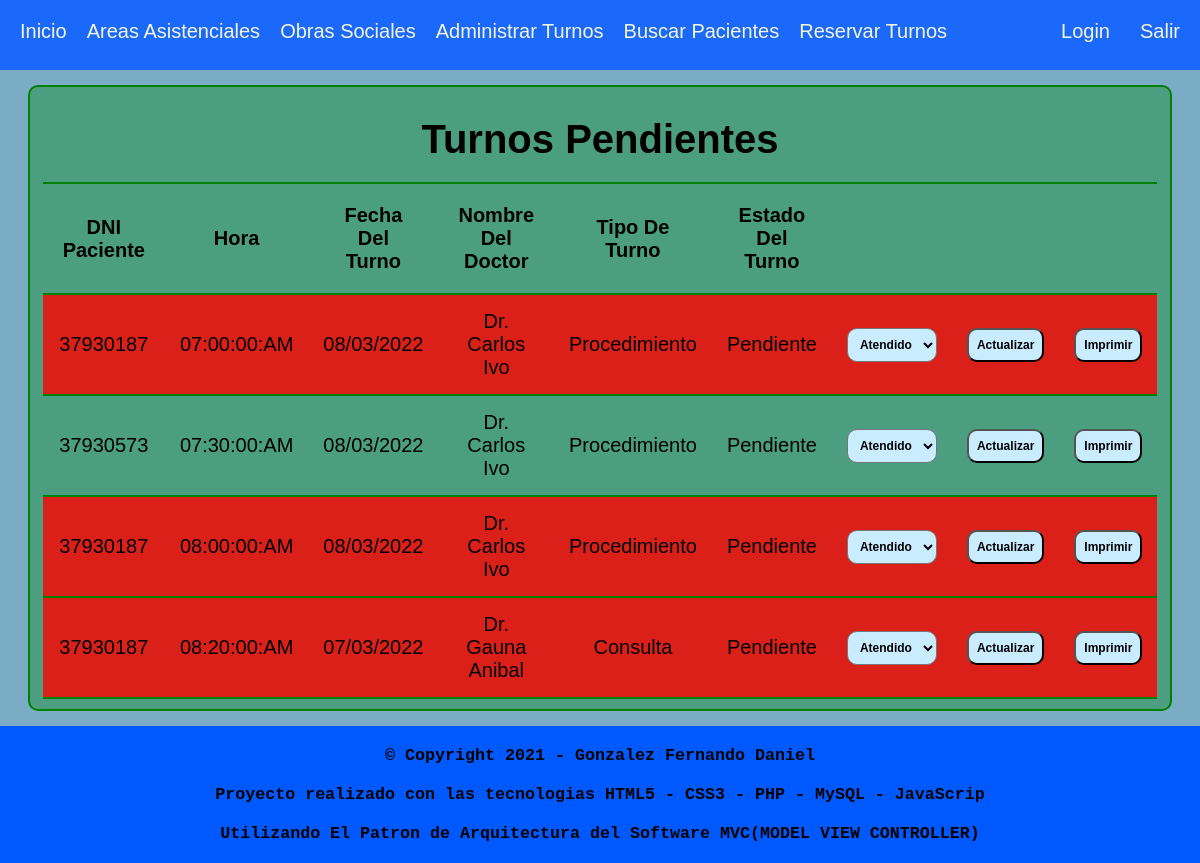
Screenshot of /administrarTurnos (signed in) with the database file from the repository.
### tables this page shows
CREATE TABLE IF NOT EXISTS `turno` (
  `id_turno` int(11) NOT NULL AUTO_INCREMENT,
  `dni_paciente` int(11) NOT NULL,
  `hora` time NOT NULL,
  `fecha_turno` date NOT NULL,
  `fecha_registro` date NOT NULL,
  `estado` varchar(20) DEFAULT NULL,
  `tipo_turno` varchar(80) NOT NULL,
  `matricula_doctor` int(11) NOT NULL,
  PRIMARY KEY (`id_turno`),
  KEY `dni_paciente` (`dni_paciente`)
);

### libs/view.php (called while the page is built, shortened)
<?
    class View{
        public function render($nombre, $datos = []){
            $this->d = $datos;
            require_once 'views/' . $nombre . '.php';
        }
    }
?>

### controllers/administrarTurnos.php (called while the page is built, shortened)
<?
class AdministrarTurnos extends SessionController{
    private $turnos;
    private $cancelaciones;
    public function __construct(){
        $this->setTurnos($this->getTurnosAdministracion());
    }
    public function render(){
        $this->view->render('administracion/index', ['turnosDB'=>$this->getTurnos(), 'usuariosRiesgosos'=>$this->getCancelaciones()
                                                ]);
    }
    public function getTurnos(){return $this->turnos;}
    public function setTurnos($turnos){$this->turnos = $turnos;return $this;}
    public function getCancelaciones(){return $this->cancelaciones;}
    public function setCancelaciones($cancelaciones){$this->cancelaciones = $cancelaciones;return $this;}
}
?>

### index.php (called while the page is built, shortened)
<?
    require_once('libs/database.php');
    require_once('libs/model.php');
    require_once('libs/view.php');
    $app = new App();
?>

### models/turnomodel.php (called while the page is built, shortened)
<?
require_once("models/doctormodel.php");
class TurnoModel extends Model implements IModel{
    private $dniPaciente;
    private $hora;
    private $fechaTurno;
    private $estado;
    private $matriculaDoctor;
    private $tipoTurno;
    public function __construct()
    {
        $this->dniPaciente = 0;
        $this->hora = '';
        $this->fechaTurno = '';
        $this->estado = '';
        $this->matriculaDoctor = 0;
        $this->tipoTurno = '';
    }
    public function getIfExistDoctorNombre($matricula){
        $doctorNombre = new DoctorModel();
        $doctorNombre->getNombreDoctorByMatricula($matricula);
        return $doctorNombre->getNombre()==null || $doctorNombre->getNombre()=='' ? '-':$doctorNombre->getNombre();
    }
    public function getAllPendiente(){
        $items = [];
        try{
            $query = $this->query("SELECT * FROM turno WHERE estado = 'Pendiente'");
            while($point = $query->fetch(PDO::FETCH_ASSOC)){
                $item = new TurnoModel();
                $item->setIdTurno($point['id_turno']);
                $item->setDniPaciente($point['dni_paciente']);
                $item->setFechaTurno($point['fecha_turno']);
                $item->setFechaRegistro($point['fecha_registro']);
                $item->setHora($point['hora']);
                $item->setEstado($point['estado']);
                $item->setMatriculaDoctor($point['matricula_doctor']);
                $item->setTipoTurno($point['tipo_turno']);
                array_push($items, $item);
            }
            return $items;
        }catch(PDOException $e){
            error_log('TURNOMODEL:: GET ALL FUNCTION -> PDOException ' . $e);
            return false;
        }
    }
    public function getEstado(){return $this->estado;}
    public function setEstado($estado){$this->estado = $estado;return $this;}
    public function setFechaRegistro($fechaRegistro){$this->fechaRegistro = $fechaRegistro;return $this;}
    public function getFechaTurno(){
        $fecha = new DateTime($this->fechaTurno);
        return $fecha->format("d/m/Y");}
    public function getFechaTurnoBD(){return $this->fechaTurno;}
    public function setFechaTurno($fechaTurno){$this->fechaTurno = $fechaTurno;return $this;}
    public function getHoraBD(){return $this->hora;}
    public function getHora(){
        $fecha = new DateTime($this->hora);
        return $fecha->format("H:i:s:A");}
    public function setHora($hora){$this->hora = $hora;return $this;}
    public function getDniPaciente(){return $this->dniPaciente;}
    public function setDniPaciente($dniPaciente){$this->dniPaciente = $dniPaciente;return $this;}
    public function setIdTurno($idTurno){$this->idTurno = $idTurno;return $this;}
    public function getTipoTurno(){return $this->tipoTurno;}
    public function setTipoTurno($tipoTurno){$this->tipoTurno = $tipoTurno;return $this;}
    public function getMatriculaDoctor(){return $this->matriculaDoctor;}
    public function setMatriculaDoctor($matriculaDoctor){$this->matriculaDoctor = $matriculaDoctor;return $this;}
}
?>

### libs/model.php (called while the page is built, shortened)
<?
    class Model{
        public function __construct()
        {
            $this->db = new Database();
        }
        public function query($query){
            return $this->db->connection()->query($query);
        }
        public function prepare($query){
            return $this->db->connection()->prepare($query);
        }
    }
?>

### libs/database.php (called while the page is built)
<?
class Database{
    protected $host;
    protected $db;
    protected $user;
    protected $pass;
    protected $charset;
    public function __construct()
    {
        $this->host=constant('HOST');
        $this->db=constant('DB');
        $this->user=constant('USER');
        $this->pass=constant('PASS');
        $this->charset=constant('CHARSET');
    }
    public function connection(){
        try{
            $this->conexion_db = new PDO("mysql:host=".$this->host."; dbname=".$this->db, $this->user, $this->pass);
            $this->conexion_db->setAttribute(PDO::ATTR_ERRMODE, PDO::ERRMODE_EXCEPTION);
            $this->conexion_db->exec("SET CHARACTER SET ".$this->charset);
            return $this->conexion_db;
        }catch(PDOException $e){
            return "ERROR: No se puede conectar a la base de datos...". $e->getMessage();
        }
    }
}
?>

### helpers/sessionController.php (called while the page is built, shortened)
<?
require_once('models/doctormodel.php');
require_once('models/turnomodel.php');
class SessionController extends Controller{
    public function getTurnosAdministracion(){
        $turno=new TurnoModel;
        $turnos = $turno->getAllPendiente();
        return $turnos;
    }
}

### models/doctormodel.php (called while the page is built, shortened)
<?
class DoctorModel extends Model implements IModel{
    private $nombre;
    public function getNombreDoctorByMatricula($matricula){
        try{
            $query = $this->prepare('SELECT DISTINCT(nombre) FROM doctor WHERE matricula= :id');
            $query -> execute([
                ':id'=> $matricula
            ]);
            $doctor = $query->fetch(PDO::FETCH_ASSOC);
            return $this;
        }catch(PDOException $e){
            error_log('DOCTORMODEL:: getAll -> PDOException ' . $e);
            return false;
        }
    }
    public function getNombre(){return $this->nombre;}
    public function setNombre($nombre){$this->nombre = $nombre;return $this;}
}
?>

### views/administracion/index.php (the view, shortened to what this page needs)
<?php
    $turnos = $this->d['turnosDB'];
    $usuariosRiesgosos = $this->d['usuariosRiesgosos'];
    $fechaHoraActual = new DateTime('now');
?>
<!DOCTYPE html>
<html lang="es">
    <head>
        <link href="<? echo constant('URL');?>assets/css/generalStyle.css" rel="stylesheet">
    </head>
    <body id="container">
        <?require_once('views/header.php');?>
            <div id="usuario-turnos-pendientes">
                <table id="table-turnos-pendientes-admin">
                    <tr>
                        <th colspan="9"><h1>Turnos Pendientes</h1></th>
                    </tr>
                    <tr>
                        <th>DNI Paciente</th>
                        <th>Hora</th>
                        <th>Fecha Del Turno</th>
                        <th>Nombre Del Doctor</th>
                        <th>Tipo De Turno</th>
                        <th>Estado Del Turno</th>
                        <th></th>
                        <th></th>
                        <th></th>
                    </tr>
                        <?
                            for($i = 0; $i<count($turnos); $i++){
                                for($x = 0; $x<count($usuariosRiesgosos); $x++){
                                    if($usuariosRiesgosos[$x]==$turnos[$i]->getDniPaciente()){
                                        echo "<tr id='usuario-riesgoso'>";
                                    }else{
                                        echo "<tr>";
                                    }
                                }
                                echo "<td>";
                                echo $turnos[$i]->getDniPaciente();
                                echo "</td>";
                                echo "<td>";
                                echo $turnos[$i]->getHora();
                                echo "</td>";
                                echo "<td>";
                                echo $turnos[$i]->getFechaTurno();
                                echo "</td>";
                                echo "<td>";
                                echo $turnos[$i]->getIfExistDoctorNombre($turnos[$i]->getMatriculaDoctor());
                                echo "</td>";
                                echo "<td>";
                                echo ucfirst($turnos[$i]->getTipoTurno());
                                echo "</td>";
                                echo "<td>";
                                echo $turnos[$i]->getEstado();
                                echo "</td>";
                                $fechaYHoraTurno = new DateTime($turnos[$i]->getFechaTurnoBD() . ' ' . $turnos[$i]->getHoraBD());
                                if($fechaYHoraTurno < $fechaHoraActual){
                                    echo "<form action='".constant('URL') ."administrarTurnos/actualizarTurno' method='post'>";
                                    echo "<td>";
                                    echo "<select name='estado' id='estado'>
                                    <option value='Atendido'>Atendido</option>
                                    <option value='Ausente'>Ausente</option>
                                    <option value='Cancelar'>Cancelar</option>
                                    </select>";
                                    echo "</td>";
                                    echo "<td>";
                                    echo "<input type='submit' value='Actualizar'>";
                                    echo "</td>";
                                    echo "</form>";
                                }
                                echo "<td>";
                                echo "<a href='" . constant('URL') . "administrarTurnos/imprimirTurno?matricula=" . $turnos[$i]->getMatriculaDoctor() . "&hora= ".$turnos[$i]->getHora()."
                                    &fechaTurno=".$turnos[$i]->getFechaTurnoBD()."&dniPaciente=".$turnos[$i]->getDniPaciente().
                                    "&tipoTurno=".$turnos[$i]->getTipoTurno()."' target='_blank'> <input type='button' value='Imprimir'> </a>";
                                echo "</td>";
                                echo "</tr>";
                            }
                        ?>
                </table>
            </div>
        <?require_once('views/footer.php');?>
    </body>
</html>

### rows the page displays
turno: dni_paciente "37930187", hora "07:00:00:AM", fecha_turno "08/03/2022", MatriculaDoctor "Dr. Carlos Ivo", tipo_turno "Procedimiento", estado "Pendiente"
turno: dni_paciente "37930573", hora "07:30:00:AM", fecha_turno "08/03/2022", MatriculaDoctor "Dr. Carlos Ivo", tipo_turno "Procedimiento", estado "Pendiente"
turno: dni_paciente "37930187", hora "08:00:00:AM", fecha_turno "08/03/2022", MatriculaDoctor "Dr. Carlos Ivo", tipo_turno "Procedimiento", estado "Pendiente"
turno: dni_paciente "37930187", hora "08:20:00:AM", fecha_turno "07/03/2022", MatriculaDoctor "Dr. Gauna Anibal", tipo_turno "Consulta", estado "Pendiente"
